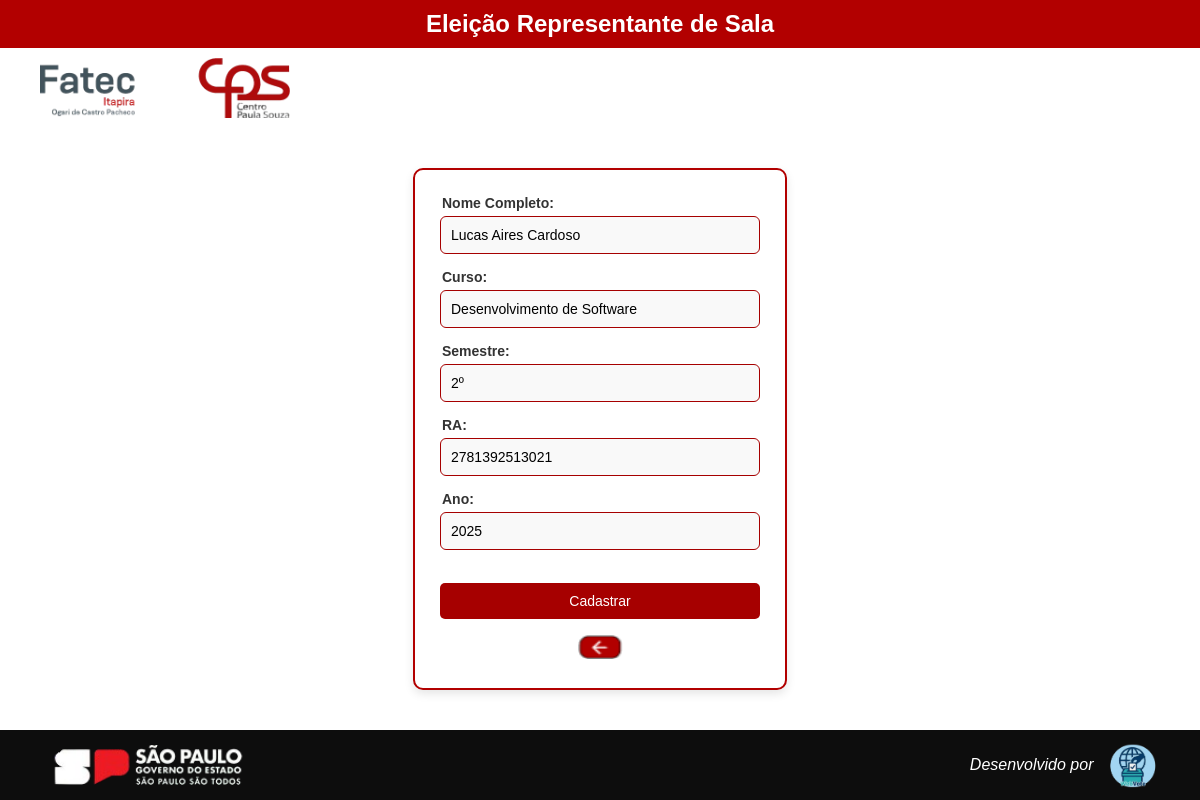
Screenshot of /cadastrar_representante.php (signed in) with the database file from the repository.
### tables this page shows
CREATE TABLE `usuarios` (
  `id` int(11) NOT NULL,
  `nome` varchar(150) NOT NULL,
  `ra` varchar(30) NOT NULL,
  `email` varchar(150) NOT NULL,
  `senha` varchar(255) NOT NULL,
  `tipo` enum('aluno','adm') NOT NULL DEFAULT 'aluno',
  `curso` enum('Gestão Empresa','Gestão Industrial','Desenvolvimento de Software') DEFAULT NULL,
  `semestre` tinyint(4) DEFAULT NULL,
  `ano` year(4) DEFAULT NULL,
  `foto` varchar(255) DEFAULT NULL,
  `criado_em` datetime DEFAULT current_timestamp()
);

### cadastrar_representante.php (the view, shortened to what this page needs)
<?php
require_once 'conexao.php';
$stmt = $pdo->prepare("SELECT nome, curso, semestre, ra, ano FROM usuarios WHERE id = ?");
$stmt->execute([$_SESSION['user_id']]);
$aluno = $stmt->fetch(PDO::FETCH_ASSOC);
?>
<!DOCTYPE html>
<html lang="pt-BR">
<head>
    <link rel="stylesheet" href="estilo-cadastrar-representante.css">
</head>
<body>
<div class="header">
    <h2>Eleição Representante de Sala</h2>
</div>
<header>
    <div class="logos">
        <img src="img/logo-fatec.png" alt="logo_fatec" width="250">
    </div>
</header>
<main>
    <div class="caixa">
        <form action="processa_cadastro_representante.php" method="POST">
            <legend>Nome Completo:</legend>
            <input type="text" name="nome" value="<?= htmlspecialchars($aluno['nome']) ?>" readonly>
            <legend>Curso:</legend>
            <input type="text" name="curso" value="<?= htmlspecialchars($aluno['curso']) ?>" readonly>
            <legend>Semestre:</legend>
            <input type="text" name="semestre" value="<?= htmlspecialchars($aluno['semestre']) ?>º" readonly>
            <legend>RA:</legend>
            <input type="text" name="ra" value="<?= htmlspecialchars($aluno['ra']) ?>" readonly>
            <legend>Ano:</legend>
            <input type="number" name="ano" value="<?= htmlspecialchars($aluno['ano']) ?>" readonly>
            <br><br>
            <button type="submit">Cadastrar</button>
        </form>
        <div class="botao-voltar">
            <a href="menu_aluno.php" class="voltar">
                <img src="img/voltar1.png" alt="Voltar">
            </a>
        </div>
    </div>
</main>
<footer>
    <img class="logo-sp" src="img/logo-saopaulo.png" alt="Governo SP">
    <div class="desenvolvido">
        <p><i>Desenvolvido por</i></p>
        <img src="img/webvote.png" alt="WebVote">
    </div>
</footer>
</body>
</html>

### estilo-cadastrar-representante.css (style rules this page uses)
body { font-family: Arial, sans-serif; text-align: center; background-color: #fff; margin: 0; }
html, body { height: 100%; margin: 0; padding: 0; display: flex; flex-direction: column; }
main { flex: 1; }
.header { background-color: #b20000 ; padding: 10px; color: #fff; text-align: center; }
.logos { display: flex; justify-content: space-between; padding: 10px 40px; }
h1, h2 { margin: 0; font-size: 24px; }
.caixa { background-color: #ffffff; border: 2px solid #b20000; width: 320px; margin: 40px auto; padding: 25px; box-shadow: 0 4px 10px rgba(0,0,0,0.1); border-radius: 10px; text-align: left; font-family: Arial, sans-serif; }
.caixa legend { font-size: 14px; font-weight: bold; margin-bottom: 5px; color: #333; }
.caixa input[type="text"], .caixa input[type="number"], .caixa select { width: 100%; padding: 10px; border: 1px solid #a60000; border-radius: 6px; font-size: 14px; box-sizing: border-box; margin-bottom: 15px; background-color: #f9f9f9; }
.caixa button { background-color: #a60000; color: white; border: none; width: 100%; padding: 10px; border-radius: 5px; font-size: 14px; cursor: pointer; text-align: center; }
.botao-voltar { display: flex; justify-content: center; align-items: center; margin-top: 15px; }
.voltar img { width: 45px; height: 25px; }
footer { background-color: #0d0d0d; color: white; display: flex; justify-content: space-between; align-items: center; padding: 10px 40px; }
footer img.logo-sp { height: 40px; }
footer .desenvolvido { display: flex; align-items: center; gap: 8px; }
footer .desenvolvido img { height: 45px; }

### rows the page displays
usuarios: nome "Lucas Aires Cardoso", curso "Desenvolvimento de Software", semestre "2º", ra "2781392513021", ano "2025"
